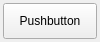
<?xml version="1.0" encoding="UTF-8"?>
<ui version="4.0">
 <class>file</class>
 <widget class="QWidget" name="file">
  <property name="geometry">
   <rect>
    <x>0</x>
    <y>0</y>
    <width>100</width>
    <height>42</height>
   </rect>
  </property>
  <property name="windowTitle">
   <string>Form</string>
  </property>
  <layout class="QGridLayout" name="gridLayout_2">
   <property name="leftMargin">
    <number>3</number>
   </property>
   <property name="topMargin">
    <number>3</number>
   </property>
   <property name="rightMargin">
    <number>3</number>
   </property>
   <property name="bottomMargin">
    <number>3</number>
   </property>
   <property name="spacing">
    <number>0</number>
   </property>
   <item row="0" column="0">
    <widget class="QPushButton" name="pushButton">
     <property name="sizePolicy">
      <sizepolicy hsizetype="Minimum" vsizetype="Minimum">
       <horstretch>0</horstretch>
       <verstretch>0</verstretch>
      </sizepolicy>
     </property>
     <property name="text">
      <string>Pushbutton</string>
     </property>
    </widget>
   </item>
  </layout>
 </widget>
 <resources/>
 <connections/>
</ui>
